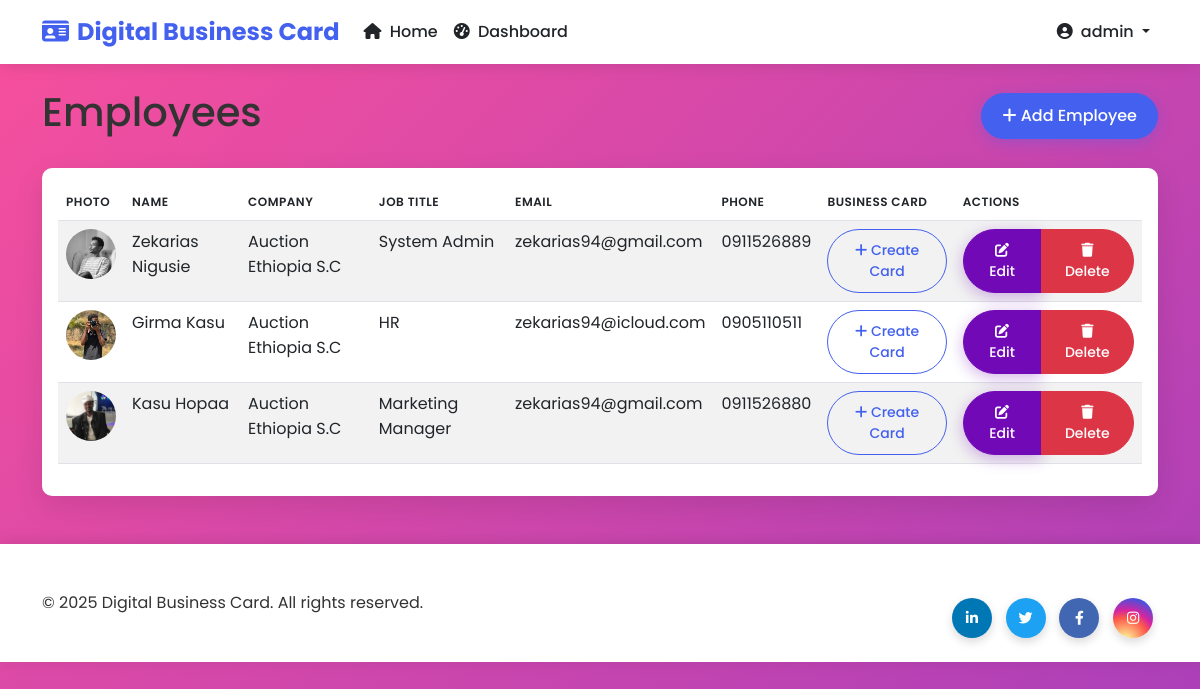
/dashboard/employees/ (signed in), run on an earlier commit of the app's database.
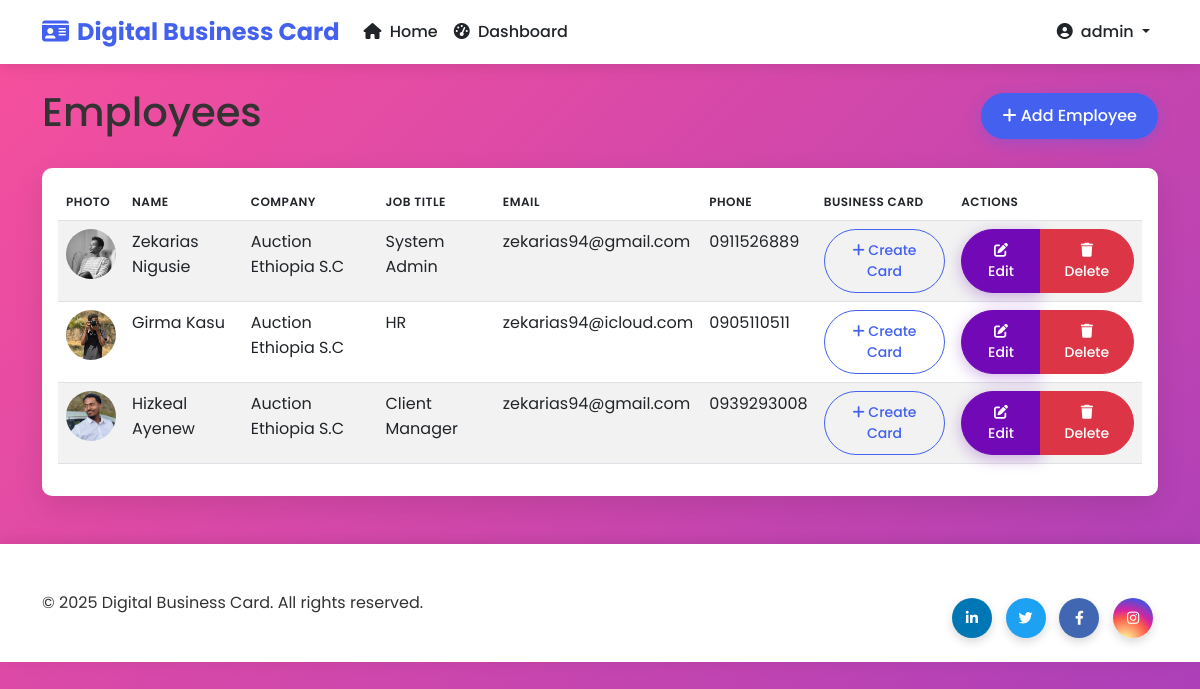
And on a later commit of the database.
### cards/models.py (models this page shows, shortened)
class Employee(models.Model):
    company = models.ForeignKey(Company, on_delete=models.CASCADE, related_name='employees')
    name = models.CharField(max_length=100)
    job_title = models.CharField(max_length=100)
    phone = models.CharField(max_length=20)
    email = models.EmailField()
    profile_picture = models.ImageField(upload_to='employee_pics/', blank=True)
    linkedin = models.URLField(blank=True)
    twitter = models.URLField(blank=True)
    facebook = models.URLField(blank=True)
    instagram = models.URLField(blank=True)
    created_at = models.DateTimeField(auto_now_add=True)

class Company(models.Model):
    name = models.CharField(max_length=100)
    logo = models.ImageField(upload_to='company_logos/', blank=True)
    address = models.CharField(max_length=200, blank=True)
    phone = models.CharField(max_length=20, blank=True)
    email = models.EmailField(blank=True)
    website = models.URLField(blank=True)
    created_at = models.DateTimeField(auto_now_add=True)
    class Meta:
        verbose_name_plural = "Companies"

### cards/views.py (the view)
# urls.py: path('dashboard/employees/', views.employee_list, name='employee_list'),
@login_required
def employee_list(request):
    employees = Employee.objects.all()
    context = {
        'employees': employees
    }
    return render(request, 'cards/employee_list.html', context)

### cards/templates/cards/employee_list.html (shortened to what this page needs)
{% extends 'cards/base.html' %}
{% block content %}
<div class="d-flex justify-content-between align-items-center mb-4">
    <h1>Employees</h1>
    <a href="{% url 'employee_create' %}" class="btn btn-primary">
        <i class="fas fa-plus"></i> Add Employee
    </a>
</div>
<div class="card">
    <div class="card-body">
        <div class="table-responsive">
            <table class="table table-striped">
                <thead>
                    <tr>
                        <th>Photo</th>
                        <th>Name</th>
                        <th>Company</th>
                        <th>Job Title</th>
                        <th>Email</th>
                        <th>Phone</th>
                        <th>Business Card</th>
                        <th>Actions</th>
                    </tr>
                </thead>
                <tbody>
                    {% for employee in employees %}
                    <tr>
                        <td>
                            {% if employee.profile_picture %}
                                <img src="{{ employee.profile_picture.url }}" alt="{{ employee.name }}" style="width: 50px; height: 50px; object-fit: cover; border-radius: 50%;">
                            {% else %}
                                <div class="bg-secondary text-white d-flex align-items-center justify-content-center" style="width: 50px; height: 50px; border-radius: 50%;">
                                    {{ employee.name|first }}
                                </div>
                            {% endif %}
                        </td>
                        <td>{{ employee.name }}</td>
                        <td>{{ employee.company.name }}</td>
                        <td>{{ employee.job_title }}</td>
                        <td>{{ employee.email }}</td>
                        <td>{{ employee.phone }}</td>
                        <td>
                            {% if employee.businesscard_set.exists %}
                                {% with card=employee.businesscard_set.first %}
                                <a href="{% url 'card_detail' card.uuid %}" class="btn btn-sm btn-info">
                                    <i class="fas fa-id-card"></i> View Card
                                </a>
                                {% endwith %}
                            {% else %}
                                <a href="{% url 'card_create' %}" class="btn btn-sm btn-outline-primary">
                                    <i class="fas fa-plus"></i> Create Card
                                </a>
                            {% endif %}
                        </td>
                        <td>
                            <div class="btn-group">
                                <a href="{% url 'employee_edit' employee.id %}" class="btn btn-sm btn-secondary">
                                    <i class="fas fa-edit"></i> Edit
                                </a>
                                <a href="{% url 'employee_delete' employee.id %}" class="btn btn-sm btn-danger">
                                    <i class="fas fa-trash"></i> Delete
                                </a>
                            </div>
                        </td>
                    </tr>
                    {% empty %}
                    <tr>
                        <td colspan="8" class="text-center">No employees available</td>
                    </tr>
                    {% endfor %}
                </tbody>
            </table>
        </div>
    </div>
</div>
{% endblock %}

What changed in the data, as far as the page shows it:
changed Employee: profile_picture: a different picture; name "Kasu Hopaa" → "Hizkeal Ayenew"; job_title "Marketing Manager" → "Client Manager"; phone "0911526880" → "0939293008"
